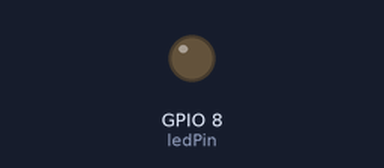
A sketch run on a simulated ESP32-C3. Parts: output pins drawn as LEDs (lit = HIGH). WiFi joins after 1.5 s; servers stay silent unless stated; not simulated (calls return 0 or success): ../../AutoExhaust/secrets.h; what the sketch prints to the serial monitor is not drawn.

Above: at 3.5 s.
At 5.5 s:
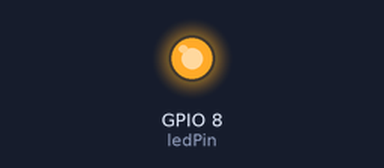
Timing chart, 0 to 7.7 s (numbered marks = the images above):
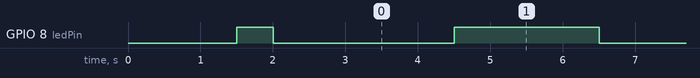

The sketch:

Initial_OTA.ino
```cpp
#include "../../AutoExhaust/secrets.h"
#include <ArduinoOTA.h>
#include <WiFi.h>


// --- 사용자 설정 ---
const char *ssid = SECRET_SSID;
const char *password = SECRET_PASS;

const int ledPin = 8; // C3 SuperMini 내장 LED

unsigned long previousMillis = 0;
const long interval = 2000;

void setup() {
  Serial.begin(115200);
  pinMode(ledPin, OUTPUT);
  delay(1000);

  Serial.println("\n--- Standard ESP32-C3 WiFi/OTA Setup ---");

  // 표준 연결 방식
  WiFi.mode(WIFI_STA);
  WiFi.begin(ssid, password);

  Serial.print("Connecting to WiFi");
  while (WiFi.status() != WL_CONNECTED) {
    delay(500);
    Serial.print(".");
    digitalWrite(ledPin, !digitalRead(ledPin)); // 연결 시도 중 점멸
  }

  Serial.println("\nWiFi Connected!");
  Serial.print("IP address: ");
  Serial.println(WiFi.localIP());

  // --- OTA 설정 ---
  ArduinoOTA.setHostname("esp32-c3-autoexhaust");

  ArduinoOTA.onStart([]() { Serial.println("Start updating"); });

  ArduinoOTA.onEnd([]() { Serial.println("\nEnd"); });

  ArduinoOTA.onProgress([](unsigned int progress, unsigned int total) {
    Serial.printf("Progress: %u%%\r", (progress / (total / 100)));
  });

  ArduinoOTA.onError(
      [](ota_error_t error) { Serial.printf("Error[%u]: ", error); });

  ArduinoOTA.begin();
  Serial.println("OTA Ready");
}

void loop() {
  ArduinoOTA.handle();

  // 루프 작동 확인용 느린 점멸
  unsigned long currentMillis = millis();
  if (currentMillis - previousMillis >= interval) {
    previousMillis = currentMillis;
    digitalWrite(ledPin, !digitalRead(ledPin));
  }
}
```

wifi_connection.ino
```cpp

```

Measured:
- by itself, GPIO 8 (ledPin): repeats every 4.0 s: HIGH 2.0 s, LOW 2.0 s
